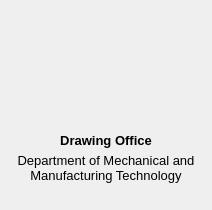
    <widget class="QFrame" name="cardFrame11">
     <!-- ස්ථානය x/y වලින්ද ප්‍රමාණය width/height වලින්ද වෙනස් කරන්න. -->
     <property name="geometry">
      <rect>
       <x>232</x>
       <y>230</y>
       <width>212</width>
       <height>210</height>
      </rect>
     </property>
     <!-- මෙම control එකේ පාට, border, padding සහ radius සඳහා CSS rules මෙහි ඇත. -->
     <property name="styleSheet">
      <string>QFrame#cardFrame11 { background:#FFFFFF; border:2px solid #D4DEEB; border-radius:12px; } QFrame#cardFrame11[selected=&quot;true&quot;] { background:#EAF2FF; border-color:#6099F5; }</string>
     </property>
     <property name="frameShape">
      <enum>QFrame::Shape::NoFrame</enum>
     </property>
     <!-- Workshop හඳුනාගන්නා නමයි; workshopcatalog.cpp හි category සහ image alias සමඟ ගළපන්න. -->
     <property name="category" stdset="0">
      <string>Drawing Office</string>
     </property>
     <!-- workshopImage11: text/image පෙන්වන label එක; name එක C++ code එකේද භාවිත විය හැක. -->
     <widget class="QLabel" name="workshopImage11">
      <!-- ස්ථානය x/y වලින්ද ප්‍රමාණය width/height වලින්ද වෙනස් කරන්න. -->
      <property name="geometry">
       <rect>
        <x>56</x>
        <y>24</y>
        <width>100</width>
        <height>100</height>
       </rect>
      </property>
      <!-- Image resource alias එකයි; සැබෑ path එක resources/images.qrc හි ඇත. -->
      <property name="pixmap">
       <pixmap resource="../../resources/images.qrc">:/workshops/Drawing Office.png</pixmap>
      </property>
      <!-- true නම් image එක label ප්‍රමාණයට දිගහැරේ. -->
      <property name="scaledContents">
       <bool>true</bool>
      </property>
      <property name="alignment">
       <set>Qt::AlignmentFlag::AlignCenter</set>
      </property>
     </widget>
     <!-- workshopTitle11: text/image පෙන්වන label එක; name එක C++ code එකේද භාවිත විය හැක. -->
     <widget class="QLabel" name="workshopTitle11">
      <!-- ස්ථානය x/y වලින්ද ප්‍රමාණය width/height වලින්ද වෙනස් කරන්න. -->
      <property name="geometry">
       <rect>
        <x>16</x>
        <y>132</y>
        <width>180</width>
        <height>17</height>
       </rect>
      </property>
      <!-- මෙම control එකේ font නම, size සහ bold බව මෙහි වෙනස් කරන්න. -->
      <property name="font">
       <font>
        <family>Segoe UI</family>
        <pointsize>10</pointsize>
        <bold>true</bold>
       </font>
      </property>
      <!-- පෙන්වන text එක මෙහි වෙනස් කරන්න; dynamic text C++ මගින් නැවත යෙදිය හැක. -->
      <property name="text">
       <string>Drawing Office</string>
      </property>
      <property name="alignment">
       <set>Qt::AlignmentFlag::AlignCenter</set>
      </property>
      <!-- true නම් ඉඩ මදි text එක ඊළඟ පේළියට යයි. -->
      <property name="wordWrap">
       <bool>true</bool>
      </property>
     </widget>
     <!-- workshopDepartment11: text/image පෙන්වන label එක; name එක C++ code එකේද භාවිත විය හැක. -->
     <widget class="QLabel" name="workshopDepartment11">
      <!-- ස්ථානය x/y වලින්ද ප්‍රමාණය width/height වලින්ද වෙනස් කරන්න. -->
      <property name="geometry">
       <rect>
        <x>16</x>
        <y>153</y>
        <width>180</width>
        <height>53</height>
       </rect>
      </property>
      <!-- මෙම control එකේ font නම, size සහ bold බව මෙහි වෙනස් කරන්න. -->
      <property name="font">
       <font>
        <family>Segoe UI</family>
        <pointsize>10</pointsize>
       </font>
      </property>
      <!-- පෙන්වන text එක මෙහි වෙනස් කරන්න; dynamic text C++ මගින් නැවත යෙදිය හැක. -->
      <property name="text">
       <string>Department of Mechanical and Manufacturing Technology</string>
      </property>
      <property name="alignment">
       <set>Qt::AlignmentFlag::AlignHCenter|Qt::AlignmentFlag::AlignTop</set>
      </property>
      <!-- true නම් ඉඩ මදි text එක ඊළඟ පේළියට යයි. -->
      <property name="wordWrap">
       <bool>true</bool>
      </property>
     </widget>
     <!-- workshopCard_Drawing_Office: ක්ලික් කළ හැකි button එක; name එක C++ code එකේද භාවිත විය හැක. -->
     <widget class="QPushButton" name="workshopCard_Drawing_Office">
      <!-- ස්ථානය x/y වලින්ද ප්‍රමාණය width/height වලින්ද වෙනස් කරන්න. -->
      <property name="geometry">
       <rect>
        <x>0</x>
        <y>0</y>
        <width>212</width>
        <height>210</height>
       </rect>
      </property>
      <property name="cursor">
       <cursorShape>PointingHandCursor</cursorShape>
      </property>
      <property name="toolTip">
       <string>Drawing Office
Department of Mechanical and Manufacturing Technology</string>
      </property>
      <property name="accessibleName">
       <string>Drawing Office</string>
      </property>
      <!-- මෙම control එකේ පාට, border, padding සහ radius සඳහා CSS rules මෙහි ඇත. -->
      <property name="styleSheet">
       <string>QPushButton { background:transparent; border:2px solid transparent; border-radius:12px; padding:0; } QPushButton:hover, QPushButton:focus { border:2px solid #6099F5; background:rgba(80,140,240,18); }</string>
      </property>
      <!-- පෙන්වන text එක මෙහි වෙනස් කරන්න; dynamic text C++ මගින් නැවත යෙදිය හැක. -->
      <property name="text">
       <string/>
      </property>
      <property name="flat">
       <bool>true</bool>
      </property>
     </widget>
    </widget>
